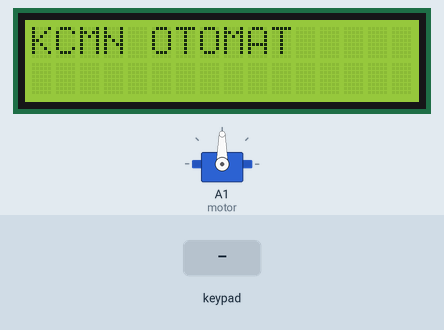
Simulated run of this sketch. Board: Arduino Uno, built with avr-gcc and run on an emulated ATmega328P. Parts: 16×2 character LCD, servo. The test bench sets the inputs (shaded band).

Above: at 0.1 s.
At 1.9 s:
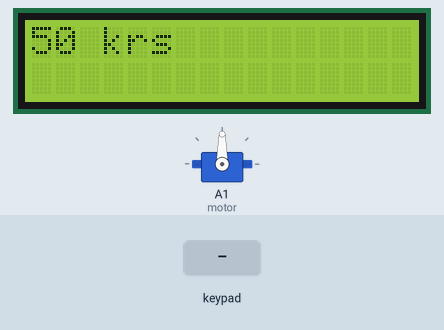
2.0 s: key '1' pressed
At 3.3 s:
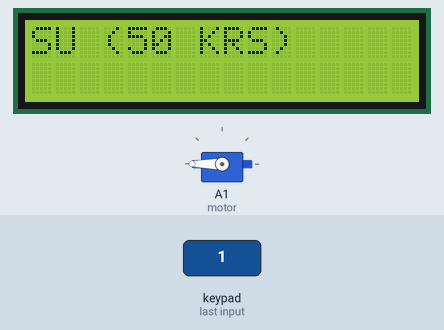
Timing chart, 0 to 5.0 s (numbered marks = the images above; inputs shaded):
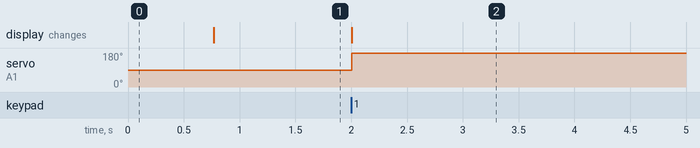

Measured:
- after the input at 2.0 s, servo on A1 (motor): 90° → 180° at once; the display: changes at once (image 2)

The sketch:

otomat.ino
```cpp
#include <Servo.h>
#include <Keypad.h>
#include <LiquidCrystal.h>
#include <EEPROM.h>

LiquidCrystal lcd(10,11,A2,A3,A4,A5);
const byte ROWS = 4;
const byte COLS = 4;
char keys[ROWS][COLS] = {
  {'7','8','9','A'},
  {'4','5','6','B'},
  {'1','2','3','C'},
  {'S','0','#','D'}
  };
byte rowPins[ROWS] = {5,4,3,2};
byte colPins[COLS] = {6, 7, 8, 9};

Keypad keypad = Keypad( makeKeymap(keys), rowPins, colPins, ROWS, COLS );


Servo motor;

float hamveri,veri,volt,mvolt,sicak;
int sinir;
String durum;
void setup() {
  lcd.begin(16,2);
  motor.attach(A1);
  lcd.setCursor(0,0);
  lcd.print("KCMN OTOMAT");

  delay(700);
  lcd.clear();

}

void loop() {


    hamveri=analogRead(A0);
    veri=(hamveri/1023);
    volt=veri*5;
    mvolt=volt*1000;
    sicak=mvolt/10;

    if(sicak>10){
      lcd.setCursor(0,0);
      lcd.print("50 krs");
      durum="secim";
      while(durum=="secim"){
        char key = keypad.getKey();

         if(key){
          if(key=='1'){
              lcd.setCursor(0,0);
              lcd.print("SU (50 KRS)");
              motor.write(180);
          }
        }
      }
    }
}
```
